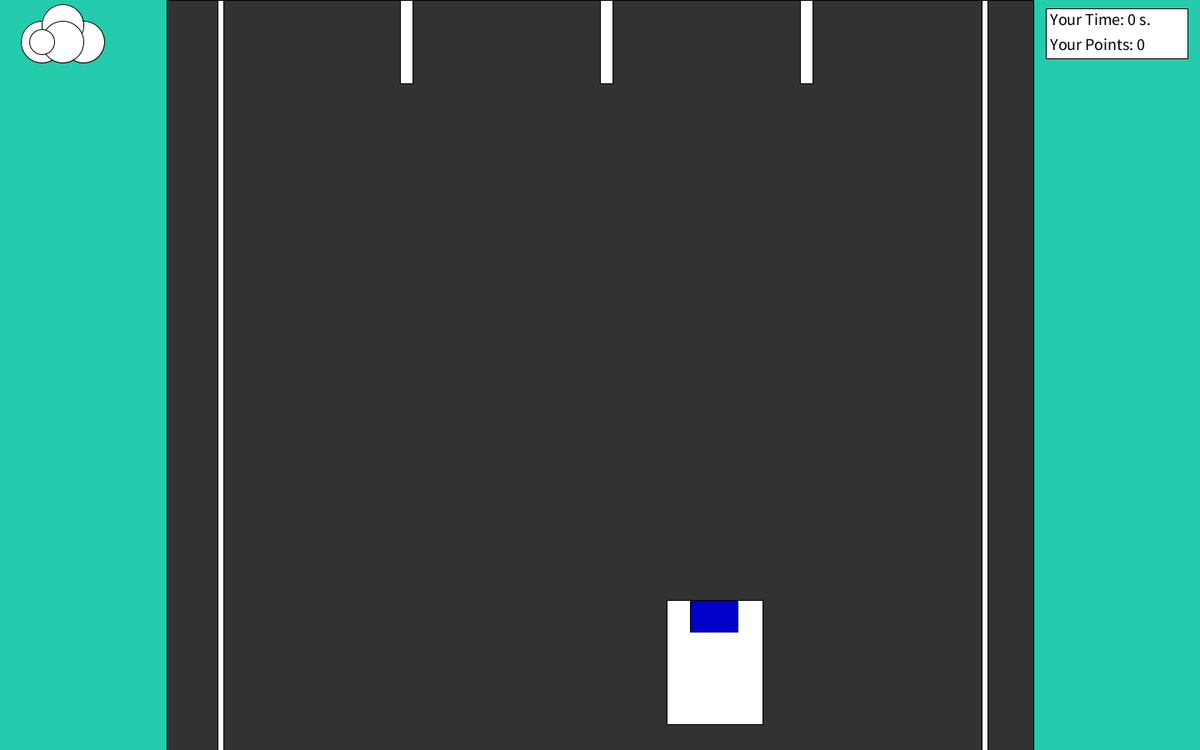
Frame 1 (no input)
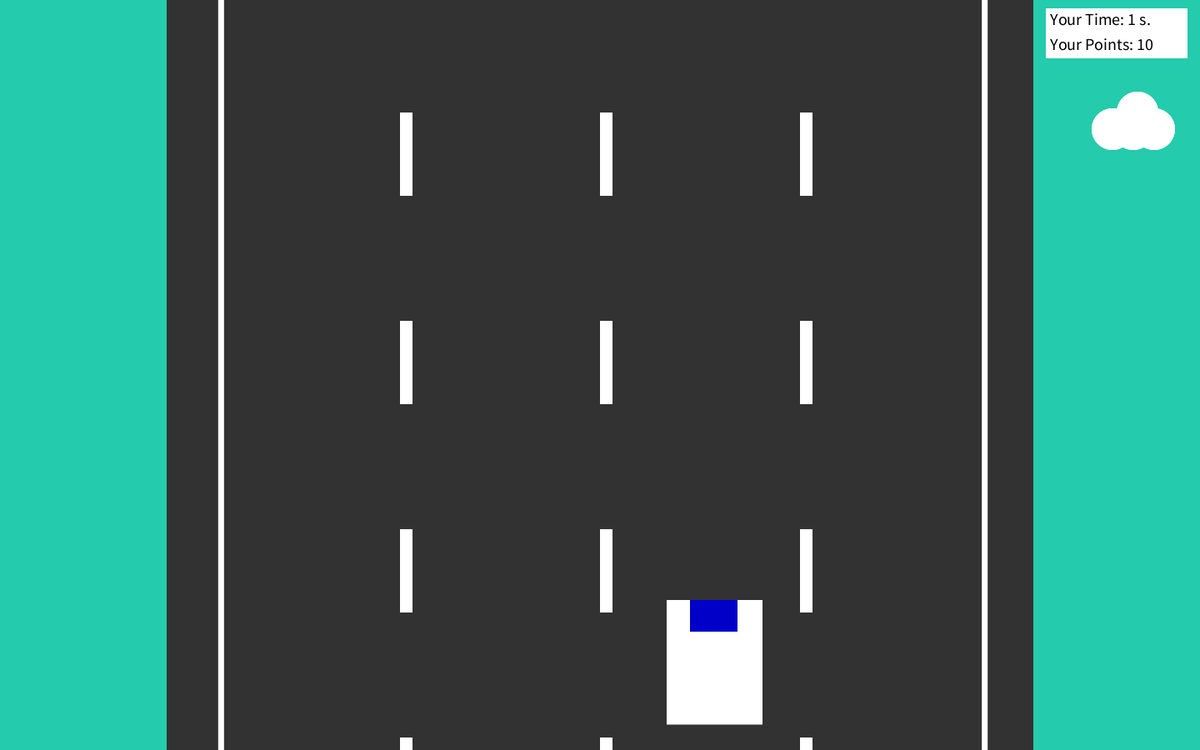
Frame 60 (the mouse pressed at the canvas centre just before this capture)
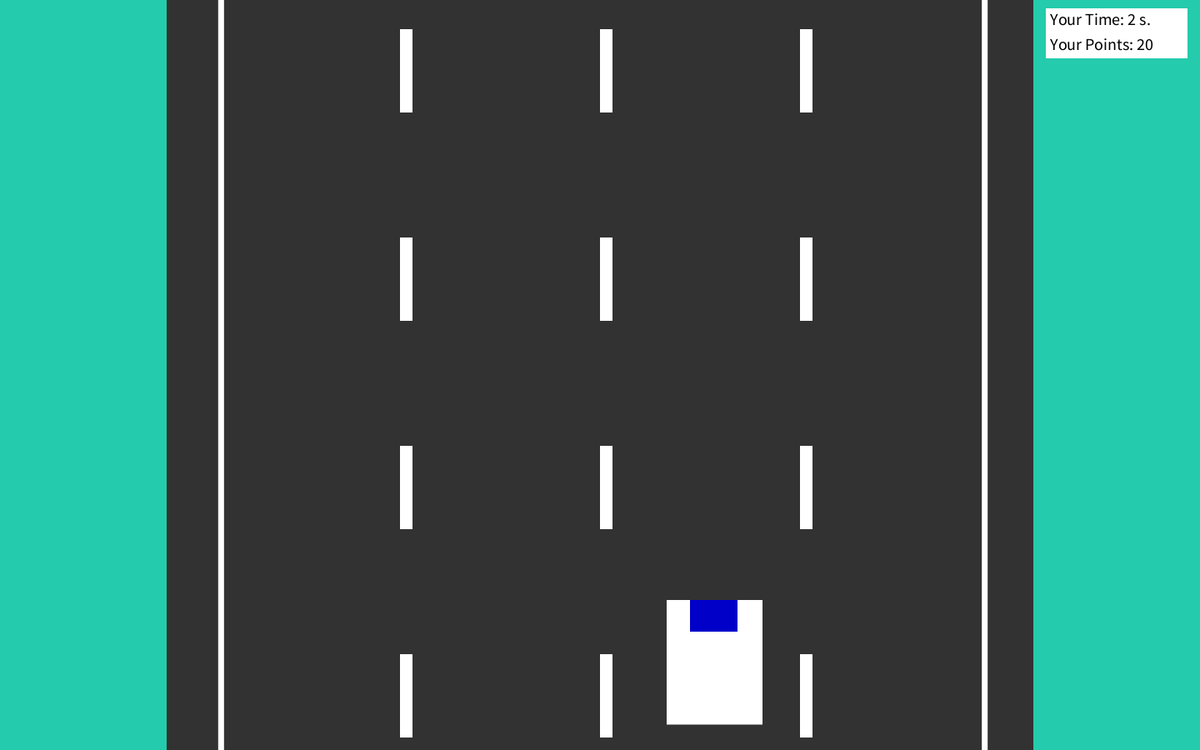
Frame 120 (the mouse held since frame 60 and released just before this capture)

The Processing sketch that drew these frames (run headless with seeded random() and noise(); from frame 60 on, the mouse is pressed at the canvas centre):

// Processing sketch: Projekt
// ── Projekt.pde
Auto a;
HintergrundObjekte h;
Hindernisse g;
Hintergrund k;
Timer t;
Death d;
Score s;



int i = 3;

void setup() {
  frameRate (60);
  size(1440, 900);
  fill(102);
  start();
}

void start() {
  k = new Hintergrund (200);
  h = new HintergrundObjekte (width, 0, -250, -500, -750, 15, 100, 15);
  a = new Auto(width/1.8, height-180, 115, 250);
  g = new Hindernisse(width, -115, 115);
  t = new Timer (0);
  d = new Death();
  s = new Score();
}



void draw() {
  if (d.isDead() == false) {
    k.machHintergrund();
    h.zeichneSeitenStreifen();
    h.zeichneStreifen();
    h.clouds();
    a.zeichneAuto();
    s.scoreCounter();

    if (t.getTime() >= 3) {
      g.zeichneGegner();
    }
    d.screen();
  } else if (d.isDead() == true) {
    d.stayDead();
    i = 3;

}
}




void keyPressed() {


  if (keyCode == LEFT) {
    if (i <= 1) {
      a.setTrack(a.getTrack());
    } else {
      a.setTrack(a.getTrack() - a.getSchritte());
      i = i - 1;
    }
  }


  if (keyCode == RIGHT) {
    if (i >= 4) {
      a.setTrack(a.getTrack());
    } else {
      a.setTrack(a.getTrack() + a.getSchritte());
      i = i + 1;
    }
  }
  
  
  
  
}

// ── Auto.pde

class Auto {



  private float track;
  private float ypos;
  private int durchmesser;
  private int schritte;



  public Auto(float track, float ypos, int durchmesser, int schritte) {
    this.track = track;
    this.ypos = ypos;
    this.durchmesser = durchmesser;
    this.schritte = schritte;
  }

  void zeichneAuto() {
    rect(track, ypos, durchmesser, durchmesser*1.3);
    fill(0, 0, 200);
    rect(track+durchmesser/4, ypos, durchmesser/2, durchmesser/3);
  }

  public float getTrack() {
    return track;
  }

  public void setTrack(float track) {
    this.track = track;
  }


  public int getSchritte() {
    return schritte;
  }
}

// ── Death.pde
class Death {

  private boolean died;

  void screen() {

    if (a.track == g.gPos[g.f] && a.ypos <= g.ypos+125) {

      this.died = true;
    }

    if (a.track == g.gPos[g.g] && a.ypos <= g.ypos+125) {

      this.died = true;
    }

    if (a.track == g.gPos[g.h] && a.ypos <= g.ypos+125) {

      this.died = true;
    }
  }

  boolean isDead() {
    return died;
  }

  void stayDead() {
      background(110, 11, 4);
      fill(0);
      rectMode(CENTER);
      rect (width/2,height/2,width*0.8,height*0.8);
      fill(100, 16,8);
      textSize(100);
      textAlign(CENTER, CENTER);
      text("Game Over", width/2, height/2);
      textAlign(CENTER, TOP);
      text("Your Score: " + g.counter+round(t.time)*10, width/2, height/5);
      textSize(50);
      textAlign(CENTER, TOP);
      text("Your Time: " + round(t.time) + "s", width*0,8, height*0,8);
      textSize(30);
      textAlign(CENTER, CENTER);
      text("Try again with Shift ", width/2, height/1.5);
      rectMode(CORNER);
    if (keyCode == SHIFT) {
      this.died = false;
      start();
    }
  }
}

// ── Hindernisse.pde
import java.util.*;

class Hindernisse {

  float r = 1;
  int counter = 0;
  float xpos;
  float ypos;
  private float durchmesser;
  private float [] gPos = new float[4];

  Random random = new Random ();
  int f = random.nextInt(0, 4);
  int g = random.nextInt(0, 4);
  int h = random.nextInt(0, 4);


  int i = 0;



  public Hindernisse(float xpos, float ypos, float durchmesser) {
    this.xpos = xpos;
    this.ypos = ypos;
    this.durchmesser = durchmesser;

    gPos[0] = 300;
    gPos[1] = 550;
    gPos[2] = xpos/1.8;
    gPos[3] = 1050;
  }

  void zeichneGegner() {

    fill(255, 0, 0);
    rect(gPos[f], ypos, durchmesser, durchmesser);
    fill(0, 0, 200);
    rect(gPos[f]+durchmesser/4, ypos+durchmesser/2, durchmesser/2, durchmesser/2);
    fill(0, 255, 0);
    rect(gPos[g], ypos, durchmesser, durchmesser);
    fill(0, 0, 200);
    rect(gPos[g]+durchmesser/4, ypos+durchmesser/2, durchmesser/2, durchmesser/2);
    fill(125, 0, 255);
    rect(gPos[h], ypos, durchmesser, durchmesser);
    fill(0, 0, 200);
    rect(gPos[h]+durchmesser/4, ypos+durchmesser/2, durchmesser/2, durchmesser/2);
    
    ypos= ypos + 20 + 1 * r;


    if (ypos >= height) {
      ypos = ypos-height-durchmesser;
      f = random.nextInt(0, 4);
      g = random.nextInt(0, 4);
      h = random.nextInt(0, 4);
      counter = counter +1;
      r = r + 1 * 0.001;
    }
  }
}

// ── Hintergrund.pde
class Hintergrund {

  private int boarder;

  public Hintergrund(int boarder) {
    this.boarder = boarder;
  }

  void machHintergrund() {
    background(36, 203, 172);
    fill(50, 50, 50);
    rect(boarder, 0, width-boarder*2, height);
    fill(255, 255, 255);
  }
}

// ── HintergrundObjekte.pde
class HintergrundObjekte {

  private float y = 30;
  private float z = -750;
  private float xpos;
  private float ypos;
  private float ypos2;
  private float ypos3;
  private float ypos4;
  private int mittelstreifenDicke;
  private int middleStripeLenght;
  private int speed;

  public HintergrundObjekte(float xpos, float ypos, float ypos2, float ypos3, float ypos4, int mittelstreifenDicke, int middleStripeLenght, int speed) {
    this.xpos = xpos;
    this.ypos = ypos;
    this.ypos2 = ypos2;
    this.ypos3 = ypos3;
    this.ypos4 = ypos4;
    this.mittelstreifenDicke = mittelstreifenDicke;
    this.middleStripeLenght = middleStripeLenght;
    this.speed = speed;
  }


  void zeichneStreifen() {

    rect(xpos/3, ypos, mittelstreifenDicke, middleStripeLenght);
    rect(xpos/2, ypos, mittelstreifenDicke, middleStripeLenght);
    rect(xpos/1.5, ypos, mittelstreifenDicke, middleStripeLenght);

    rect(xpos/3, ypos2, mittelstreifenDicke, middleStripeLenght);
    rect(xpos/2, ypos2, mittelstreifenDicke, middleStripeLenght);
    rect(xpos/1.5, ypos2, mittelstreifenDicke, middleStripeLenght);

    rect(xpos/3, ypos3, mittelstreifenDicke, middleStripeLenght);
    rect(xpos/2, ypos3, mittelstreifenDicke, middleStripeLenght);
    rect(xpos/1.5, ypos3, mittelstreifenDicke, middleStripeLenght);

    rect(xpos/3, ypos4, mittelstreifenDicke, middleStripeLenght);
    rect(xpos/2, ypos4, mittelstreifenDicke, middleStripeLenght);
    rect(xpos/1.5, ypos4, mittelstreifenDicke, middleStripeLenght);

    ypos = ypos + 1 * speed;
    ypos2 = ypos2 + 1 * speed;
    ypos3 = ypos3 + 1 * speed;
    ypos4 = ypos4 + 1 * speed;

    if (ypos >= height) {
      ypos = ypos-height-middleStripeLenght;
    }
    if (ypos2 >= height) {
      ypos2 = ypos2-height-middleStripeLenght;
    }
    if (ypos3 >= height) {
      ypos3 = ypos3-height-middleStripeLenght;
    }
    if (ypos4 >= height) {
      ypos4 = ypos4-height-middleStripeLenght;
    }
  }
  void zeichneSeitenStreifen() {
    rect(width/5.5, 0, 7, height);
    rect(width -width/5.5, 0, 7, height);
  }

  void clouds() {
    fill(255, 255, 255);
    ellipse(50, y+20, 50, 50);
    ellipse(100, y+20, 50, 50);
    ellipse(75, y, 50, 50);
    ellipse(75, y+20, 50, 50);
    ellipse(50, y+20, 30, 30);


    fill(255, 255, 255);
    ellipse(width-55, z+20, 50, 50);
    ellipse(width-105, z+20, 50, 50);
    ellipse(width-75, z, 50, 50);
    ellipse(width-80, z+20, 50, 50);
    ellipse(width-55, z+20, 30, 30);

    fill(255, 255, 255);
    ellipse(width-55, z+20, 50, 50);
    ellipse(width-105, z+20, 50, 50);
    ellipse(width-75, z, 50, 50);
    ellipse(width-80, z+20, 50, 50);
    ellipse(width-55, z+20, 30, 30);


    y = y + 15;
    z = z + 15;

    if (y >= height) {
      y = y-height*2.5;
    }
    if (z >= height) {
      z = z-height*3;
    }
  }
}

// ── Menu.pde
class Menu{
  private boolean inMenu = true; 
 
  boolean isInMenu(){
    return inMenu;
  }
  
  void setMenu(){
    this.inMenu = false;
  }

  void menuDesign(){
    background(36, 203, 172);
    if (keyCode == ALT){
    this.inMenu = false;
    }
  }
}

// ── Score.pde
import java.lang.*;
int x1 = 1260;
int y1 = 30;
int y2 = 60;
class Score {

  void scoreCounter() {
    fill(255, 255, 255);
    rect(1255, 10, 170, 60);
    noStroke();
    fill (0, 0, 0);
    t.countUp();
    int time = round(t.getTime());
    long counter = g.counter + 10 * time;
    textAlign(TOP, RIGHT);
    textSize(20);
    text ("Your Time: " + time + " s.", x1, y1);
    text ("Your Points: " + counter, x1, y2);
  }
}

// ── Timer.pde
class Timer {

  float time;

  Timer(float set) // Construktor new timer wird erstellt
  {
    time = set;
  }

  float getTime() {
    return(time); // returnt die zeit
  }

  void setTime(float set) { // setzt die zu einen x value
    time = set;
  }

  void countUp() { // Timer update muss in void draw rein
    time += 1 /frameRate;
  }

  void countDown() { // Timer update muss in void draw rein
    time -= 1 /frameRate;
  }
}
